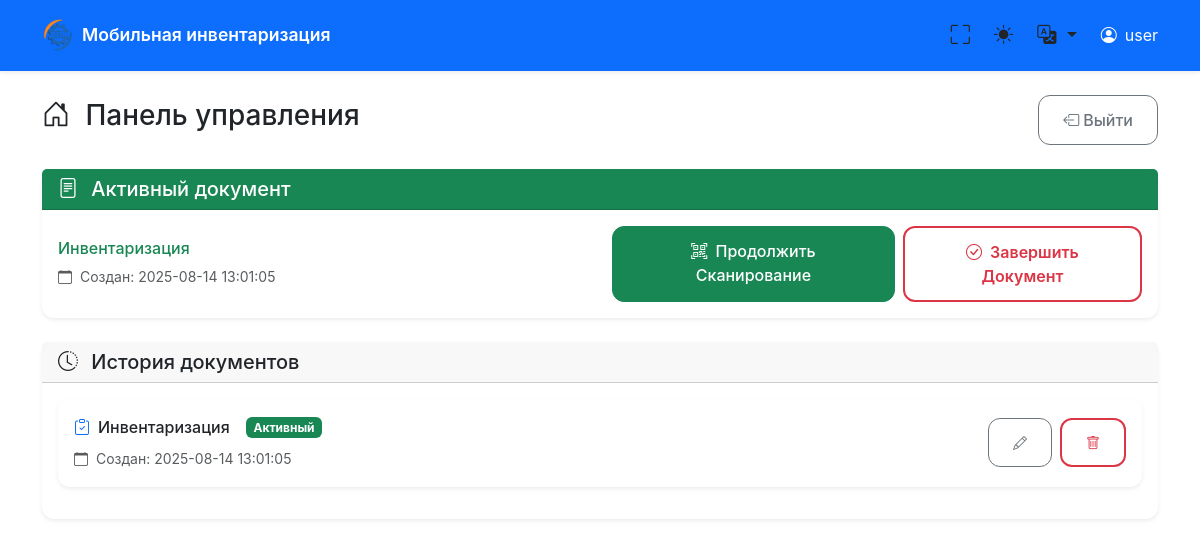
The page /dashboard/6 on the database as committed earlier.
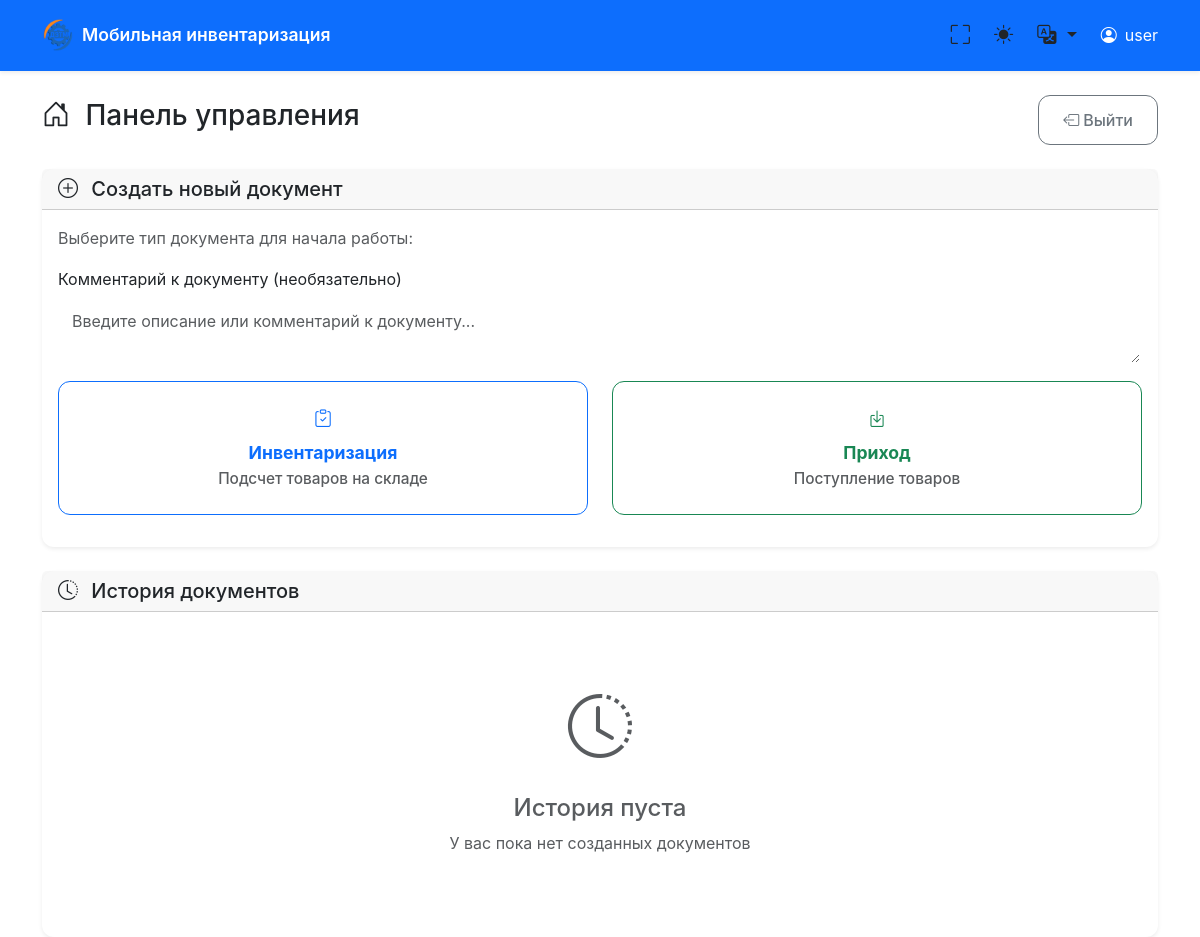
The same page on the database as committed later.
### tables this page shows
CREATE TABLE documents (
            id INTEGER PRIMARY KEY AUTOINCREMENT,
            user_id INTEGER NOT NULL,
            doc_type TEXT NOT NULL,
            status TEXT NOT NULL DEFAULT 'active',
            created_at TEXT NOT NULL,
            closed_at TEXT, comment TEXT DEFAULT '',
            FOREIGN KEY (user_id) REFERENCES users (id)
        );

### main.py (the view)
@app.get("/dashboard/{user_id}", response_class=HTMLResponse)
async def dashboard(request: Request, user_id: int):
    conn = get_db_connection()
    cursor = conn.cursor()
    cursor.execute("SELECT * FROM users WHERE id = ?", (user_id,))
    user = cursor.fetchone()
    if not user:
        conn.close()
        raise HTTPException(status_code=404, detail="Пользователь не найден")
    user_dict = dict(user)
    if is_admin(user_dict['name']):
        conn.close()
        return RedirectResponse(url=f"/admin/{user_id}", status_code=303)
    active_doc = get_active_document(user_id)
    user_documents = get_user_documents(user_id)
    conn.close()
    current_lang = get_user_language(request)
    locale = load_locale(current_lang)
    return templates.TemplateResponse("dashboard.html", {
        "request": request,
        "user": user_dict,
        "active_doc": active_doc,
        "documents": user_documents,
        "locale": locale,
        "current_lang": current_lang
    })

### templates/dashboard.html (shortened to what the changed rows need)
{% extends "base.html" %}
{% block content %}
<div class="row">
    <div class="col-12">
        <div class="d-flex justify-content-between align-items-center mb-4 dashboard-header">
            <h1 class="h3">
                <i class="bi bi-house-door me-2"></i>
                Панель управления
            </h1>
        </div>
    </div>
</div>
{% if active_doc %}
<div class="row mb-4">
    <div class="col-12">
        <div class="card border-success">
            <div class="card-header bg-success text-white">
                <h5 class="mb-0">
                    <i class="bi bi-file-text me-2"></i>
                    Активный документ
                </h5>
            </div>
            <div class="card-body">
                <div class="row align-items-center">
                    <div class="col-12 col-md-6 mb-3 mb-md-0">
                        <h6 class="text-success mb-2">{{ active_doc.doc_type }}</h6>
                        <p class="text-muted mb-0 small">
                            <i class="bi bi-calendar me-1"></i>
                            Создан: {{ active_doc.created_at[:19].replace('T', ' ') }}
                        </p>
                    </div>
                    <div class="col-12 col-md-6">
                        <div class="d-grid d-md-flex gap-2 justify-content-md-end btn-group-mobile">
                            <a href="/scan/{{ user.id }}" class="btn btn-success">
                                <i class="bi bi-qr-code-scan me-1"></i>
                                <span class="d-none d-sm-inline">Продолжить </span>Сканирование
                            </a>
                            <form method="post" action="/close_document/{{ user.id }}" class="d-inline">
                                <button type="submit" class="btn btn-outline-danger w-100 w-md-auto"
                                        onclick="return confirm('Закрыть документ и сохранить CSV?')">
                                    <i class="bi bi-check-circle me-1"></i>
                                    <span class="d-none d-sm-inline">Завершить </span>Документ
                                </button>
                            </form>
                        </div>
                    </div>
                </div>
            </div>
        </div>
    </div>
</div>
{% else %}
<div class="row mb-4">
    <div class="col-12">
        <div class="card">
            <div class="card-header">
                <h5 class="mb-0">
                    <i class="bi bi-plus-circle me-2"></i>
                    Создать новый документ
                </h5>
            </div>
            <div class="card-body">
                <p class="text-muted">Выберите тип документа для начала работы:</p>
                <form method="post" action="/create_document/{{ user.id }}" id="createDocForm">
                    <div class="mb-3">
                        <label for="comment" class="form-label">Комментарий к документу (необязательно)</label>
                        <textarea class="form-control" id="comment" name="comment" rows="2"
                                  placeholder="Введите описание или комментарий к документу..."></textarea>
                    </div>
                    <div class="row document-type-buttons">
                        <div class="col-md-6 mb-3">
                            <button type="submit" name="doc_type" value="inventory"
                                    class="btn btn-outline-primary btn-lg w-100 h-100 py-4">
                                <i class="bi bi-clipboard-check"></i>
                                <div class="mt-2">
                                    <strong>Инвентаризация</strong>
                                    <div class="small text-muted">Подсчет товаров на складе</div>
                                </div>
                            </button>
                        </div>
                        <div class="col-md-6 mb-3">
                            <button type="submit" name="doc_type" value="receipt"
                                    class="btn btn-outline-success btn-lg w-100 h-100 py-4">
                                <i class="bi bi-box-arrow-in-down"></i>
                                <div class="mt-2">
                                    <strong>Приход</strong>
                                    <div class="small text-muted">Поступление товаров</div>
                                </div>
                            </button>
                        </div>
                    </div>
                </form>
            </div>
        </div>
    </div>
</div>
{% endif %}
<div class="row">
    <div class="col-12">
        <div class="card">
            <div class="card-body">
                {% if documents %}
                <div class="row">
                    {% for doc in documents %}
                    <div class="col-12 mb-3">
                        <div class="card {{ 'border-success' if doc.status == 'active' else 'border-secondary' }}">
                            <div class="card-body">
                                <div class="row align-items-center">
                                    <div class="col-md-8">
                                        <div class="d-flex align-items-center mb-2">
                                            {% if doc.doc_type == 'Инвентаризация' %}
                                                <i class="bi bi-clipboard-check text-primary me-2"></i>
                                            {% elif doc.doc_type == 'Приход' %}
                                                <i class="bi bi-box-arrow-in-down text-success me-2"></i>
                                            {% else %}
                                                <i class="bi bi-box-arrow-up text-danger me-2"></i>
                                            {% endif %}
                                            <h6 class="mb-0 me-3">{{ doc.doc_type }}</h6>
                                            {% if doc.status == 'active' %}
                                                <span class="badge bg-success">Активный</span>
                                            {% else %}
                                                <span class="badge bg-secondary">Закрыт</span>
                                            {% endif %}
                                        </div>
                                        <div class="small text-muted">
                                            <i class="bi bi-calendar me-1"></i>
                                            Создан: {{ doc.created_at[:19].replace('T', ' ') }}
                                        </div>
                                    </div>
                                    <div class="col-md-4">
                                        <div class="d-flex flex-wrap gap-2 justify-content-md-end btn-group-mobile">
                                            <button class="btn btn-sm btn-outline-secondary edit-comment-btn"
                                                    data-doc-id="{{ doc.id }}"
                                                    data-comment="{{ doc.comment|e }}"
                                                    title="Редактировать комментарий">
                                                <i class="bi bi-pencil"></i>
                                            </button>
                                            <form method="post" action="/delete_document/{{ user.id }}" class="d-inline">
                                                <button type="submit" class="btn btn-sm btn-outline-danger"
                                                        onclick="return confirm('Удалить документ? Это действие нельзя отменить!')"
                                                        title="Удалить документ">
                                                    <i class="bi bi-trash"></i>
                                                </button>
                                            </form>
                                        </div>
                                    </div>
                                </div>
                            </div>
                        </div>
                    </div>
                    {% endfor %}
                </div>
                {% else %}
                <div class="text-center py-5">
                    <i class="bi bi-clock-history text-muted" style="font-size: 4rem;"></i>
                    <h4 class="text-muted mt-3">История пуста</h4>
                    <p class="text-muted">У вас пока нет созданных документов</p>
                </div>
                {% endif %}
            </div>
        </div>
    </div>
</div>
{% endblock %}

Rows that differ between the two databases and show on the page:
removed documents: doc_type "Инвентаризация", created_at "2025-08-14 13:01:05", status "Активный"
Other text that changed with them:
text no longer shown: "Активный документ Создан: Продолжить Сканирование Завершить Документ"
text now shown: "Создать новый документ Выберите тип документа для начала работы: Комментарий к документу (необязательно) Инвентаризация Подсчет товаров на складе Приход Поступление товаров История пуста У вас пока нет созданных документов"
